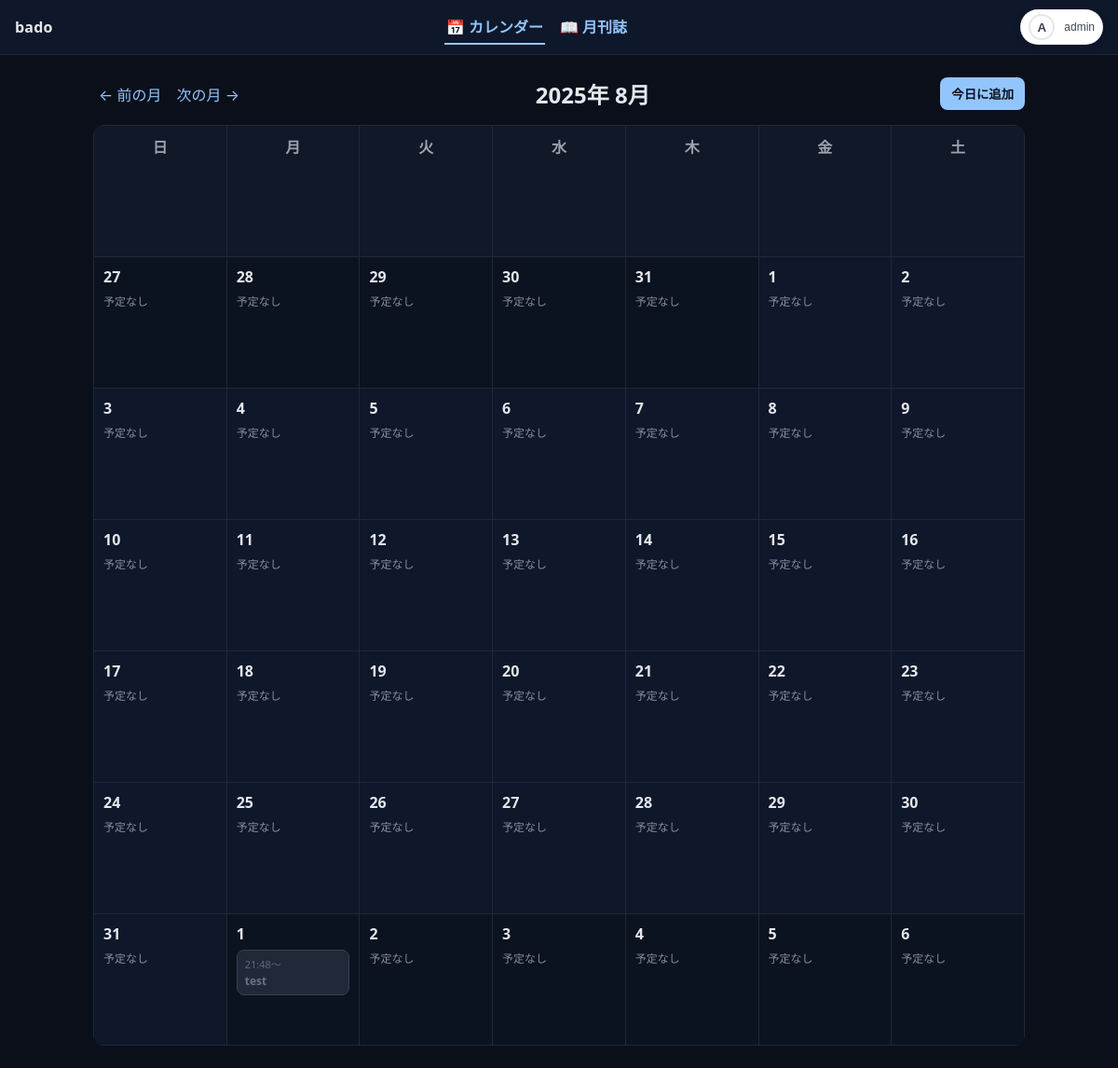
Page /?y=2025&m=8 (signed in) on the committed database.
### core/models.py (models this page shows, shortened)
class User(AbstractUser):
    class Role(models.TextChoices):
        MEMBER  = "member", "一般"
        OFFICER = "officer", "運営"
        ADMIN   = "admin",   "管理者"
    role = models.CharField(max_length=10, choices=Role.choices, default=Role.MEMBER)

class Event(models.Model):
    user = models.ForeignKey(settings.AUTH_USER_MODEL, on_delete=models.CASCADE)
    title = models.CharField(max_length=200)
    start = models.DateTimeField()
    end = models.DateTimeField(null=True, blank=True)
    description = models.TextField(blank=True)
    created_at = models.DateTimeField(auto_now_add=True)
    updated_at = models.DateTimeField(auto_now=True)
    checkin_token = models.CharField(
        max_length=32,
        unique=True,
        blank=True,
        null=True,
        help_text="出席用QRコードに埋め込むトークン",
    )
    class Meta:
        ordering = ["start"]

### core/views.py (the view)
# urls.py: path("", core_views.home, name="home"),
@login_required
def home(request):
    return calendar_view(request)

### core/templatetags/custom_filters.py (called while the page is built)
@register.filter
def get_item(mapping, key):
    try:
        return mapping.get(key, [])
    except AttributeError:
        return []

@register.filter
def time_range(ev):
    if not ev or not getattr(ev, "start", None):
        return ""
    s = timezone.localtime(ev.start)
    if getattr(ev, "end", None):
        e = timezone.localtime(ev.end)
        if s.time() == e.time():
            return f"{s:%H:%M}"
        return f"{s:%H:%M}–{e:%H:%M}"
    return f"{s:%H:%M}〜"

### templates/core/calendar.html (shortened to what this page needs)
{% extends "base.html" %}
{% load custom_filters %}
{% block content %}
<div class="bar">
  <div class="nav">
    <a href="?y={{ prev_y }}&m={{ prev_m }}">← 前の月</a>
    <a href="?y={{ next_y }}&m={{ next_m }}">次の月 →</a>
  </div>
  <h2 style="margin:0;">{{ year }}年 {{ month }}月</h2>
  <button class="btn" id="addTodayBtn">今日に追加</button>
</div>
<table class="cal">
  <thead>
    <tr>
      <th>日</th><th>月</th><th>火</th><th>水</th><th>木</th><th>金</th><th>土</th>
    </tr>
  </thead>
  <tbody>
    {% for week in weeks %}
      <tr>
        {% for day in week %}
          <td class="cell {% if day == today %}today{% endif %} {% if day.month != month %}other{% endif %}"
              data-date="{{ day|date:'Y-m-d' }}">
            <div class="daynum">{{ day.day }}</div>
            {% for e in events_by_date|get_item:day %}
              <div class="event"
                   title="{{ e.description|default_if_none:'' }}"
                   data-id="{{ e.id }}"
                   data-title="{{ e.title|escape }}"
                   data-start="{{ e.start|date:'c' }}"
                   data-end="{% if e.end %}{{ e.end|date:'c' }}{% endif %}"
                   data-desc="{{ e.description|default_if_none:''|escape }}"
                   data-can-manage="{% if request.user.is_staff or e.user_id == request.user.id %}1{% else %}0{% endif %}">
                <div class="time">{{ e|time_range }}</div>
                <div class="title">{{ e.title }}</div>
              </div>
            {% empty %}
              <div class="muted" style="font-size:12px; margin-top:6px;">予定なし</div>
            {% endfor %}
          </td>
        {% endfor %}
      </tr>
    {% endfor %}
  </tbody>
</table>
{% endblock %}

### templates/base.html (shortened to what this page needs)
{% load static %}
{% load socialaccount %}
<!DOCTYPE html>
<html lang="ja">
<head>
</head>
<body>
  <header class="topbar">
    <div class="brand">bado</div>
    <nav class="tabs" aria-label="Primary">
      <a class="tab {% if request.resolver_match.url_name == 'calendar' or request.resolver_match.url_name == 'home' %}active{% endif %}"
         href="{% url 'calendar' %}">📅 カレンダー</a>
      <a class="tab {% if request.resolver_match.url_name == 'magazines_list' %}active{% endif %}"
         href="{% url 'magazines_list' %}">📖 月刊誌</a>
    </nav>
    <div class="right">
      {% if user.is_authenticated %}
        {% with sa=user.socialaccount_set.first %}
          {% if sa and sa.get_avatar_url %}
            {% with avatar_url=sa.get_avatar_url %}
              <button id="avatarBtn" class="avatar-btn" aria-haspopup="menu" aria-expanded="false">
                <img class="avatar-img" src="{{ avatar_url }}" alt="avatar">
                <span style="font-size:12px; opacity:.8;">{{ user.first_name|default:user.username }}</span>
              </button>
            {% endwith %}
          {% else %}
            <button id="avatarBtn" class="avatar-btn" aria-haspopup="menu" aria-expanded="false">
              <div class="avatar-fallback">{{ user.username|first|upper }}</div>
              <span style="font-size:12px; opacity:.8;">{{ user.username }}</span>
            </button>
          {% endif %}
        {% endwith %}
      {% else %}
        <a class="login-btn" href="{% provider_login_url 'google' %}">Googleでログイン</a>
      {% endif %}
    </div>
  </header>
  <div class="wrap">
    {% block content %}{% endblock %}
  </div>
</body>
</html>

### templates/base.html (style rules this page uses)
:root { --bg:#0b0f1a; --panel:#0f172a; --line:#1f2937; --text:#e5e7eb; --muted:#9ca3af; --brand:#93c5fd; --menu-bg:#ffffff; --menu-text:#111827; --ring:#e5e7eb; }
html,body { margin:0;background:var(--bg);color:var(--text);font-family:system-ui,-apple-system,"Segoe UI",Roboto,"Noto Sans JP",sans-serif; }
a { color:var(--brand); }
.topbar { position:sticky; top:0; z-index:100; display:flex; align-items:center; justify-content:space-between; padding:10px 16px; background:var(--panel); border-bottom:1px solid var(--line); backdrop-filter:saturate(140%) blur(4px); }
.brand { font-weight:800; letter-spacing:.2px; }
.tabs { display:flex; gap:14px; align-items:center; }
.tab { color:var(--brand); text-decoration:none; padding:6px 2px; border-bottom:2px solid transparent; font-weight:600; }
.tab.active { border-bottom-color:var(--brand); }
.right { display:flex; align-items:center; gap:10px; }
.avatar-btn { display:inline-flex; align-items:center; gap:10px; background:#fff; color:var(--menu-text); border:1px solid rgba(0,0,0,.06); box-shadow:0 1px 2px rgba(0,0,0,.08), 0 2px 12px rgba(0,0,0,.06); padding:4px 8px; border-radius:999px; cursor:pointer; }
.avatar-fallback { width:28px; height:28px; border-radius:50%; display:grid; place-items:center; font-weight:700; background:#fff; color:#374151; box-shadow:0 0 0 2px var(--ring) inset; }
.wrap { max-width:1000px; margin:24px auto; padding:0 16px; }

### templates/core/calendar.html (style rules this page uses)
.bar { display:flex; align-items:center; justify-content:space-between; margin: 8px 0 16px; }
.bar .nav a { color:#93c5fd; text-decoration:none; margin:0 6px; }
.cal { width:100%; border-collapse: collapse; background:#0f172a; border-radius: 12px; overflow:hidden; }
.cal th, .cal td { border: 1px solid #1f2937; padding: 10px; vertical-align: top; width:14.2857%; height:120px; }
.cal th { background:#111827; font-weight:600; color:#9ca3af; text-align:center; }
.daynum { font-weight:700; color:#e5e7eb; }
.other { background:#0b1220; color:#6b7280; }
.cell { position:relative; cursor:pointer; }
.event { font-size:12px; background:#1f2937; border:1px solid #374151; padding:6px 8px; border-radius:8px; margin-top:6px; }
.muted { color:#9ca3af; opacity:.85; }
.event .time { font-size:11px; opacity:.85; margin-bottom:2px; }
.event .title { font-weight:600; font-size:12px; }
.btn { color:#0b0f1a; background:#93c5fd; border:none; padding:8px 12px; border-radius:8px; cursor:pointer; font-weight:600; }

### rows in the picture
User: username|first "A", username "admin"
Event: start+end "21:48〜", title "test"

### other values in the picture
{{ year }} "2025"
{{ month }} "8"
{{ day.day }} "27" "28" "29" "30" "31" "1" "2" "3" "4" "5" "6" "7" "8" "9" "10" "11" "12" "13" "14" "15" "16" "17" "18" "19" "20" "21" "22" "23" "24" "25" "26" "27" "28" "29" "30" "31" "1" "2" "3" "4" "5" "6"
